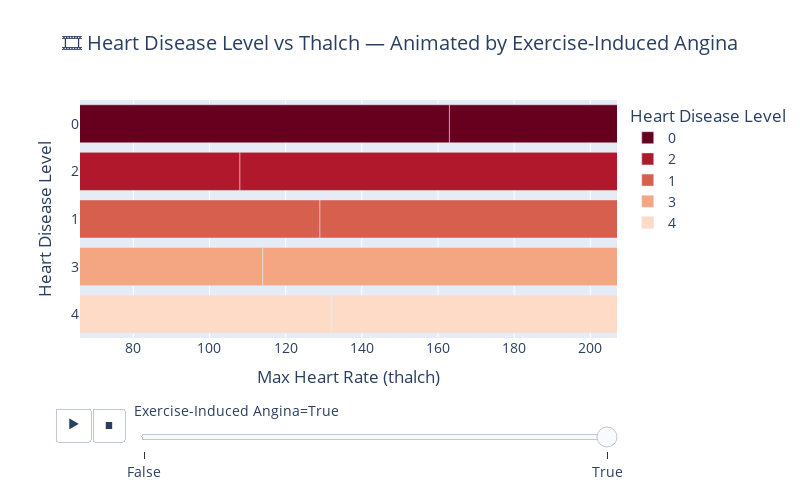

Notebook code cell kept with this figure:
### Markdown cell above
# Heart Disease Analysis by Exercise-Induced Angina Status

## 🏃 Exercise Capacity (Thalch) Trends

### 1. No Exercise-Induced Angina (False)
| Disease Level | Max Heart Rate | Key Change |
|--------------|---------------|------------|
| Level 0      | 151.6 bpm 🟢   | Baseline   |
| Level 1      | 144.5 bpm     | -7.1 bpm   |
| Level 2      | 129.2 bpm 🔴   | **-15.3 bpm** (Biggest drop) |
| Level 4      | 129.4 bpm     | Stabilizes |

**Insight**: Healthy individuals start strong but lose **10.6% capacity** at moderate disease

### 2. With Exercise-Induced Angina (True)
| Disease Level | Max Heart Rate | Key Change |
|--------------|---------------|------------|
| Level 0      | 136.7 bpm 🟠   | Already **9.8% lower** than non-angina group |
| Level 1      | 124.9 bpm     | -11.8 bpm  |
| Level 4      | 120.4 bpm 🔴   | Lowest point |

**Insight**: Angina patients start with limitation (-14.9 bpm) and decline steadily

## 🔍 Comparative Findings

1. **Baseline Difference**  
   - Angina patients: **136.7 bpm**  
   - Non-angina: **151.6 bpm**  
   → **14.9 bpm gap** exists even at healthy stage

2. **Disease Impact**  
   - Non-angina: Sharp **15.3 bpm drop** at Level 2  
   - Angina: Steady decline, worst at Level 4 (120.4 bpm)

3. **Severe Disease Convergence**  
   - Level 4 difference shrinks to **9.0 bpm**  
   → All patients become severely limited

## 📉 Key Takeaways

- 🚩 **Angina = Early Warning Sign**: 10% lower capacity even without diagnosed disease  
- ⚠️ **Biggest Drops**:  
  - Non-angina: Level 1→2 (-15 bpm)  
  - Angina: Level 0→1 (-12 bpm)  
- 🏥 **Clinical Implication**: Angina patients need early intervention to preserve exercise capacity

### Code cell
import plotly.express as px
import pandas as pd

# 🧹 Ensure correct data types
df["num"] = df["num"].astype(str)  # Convert to string for categorical axis
df["exang"] = df["exang"].astype(str)

# 📊 Create animated bar plot
fig = px.bar(
    df,
    x="thalch",
    y="num",
    color="num",
    orientation="h",
    animation_frame="exang",
    labels={
        "thalch": "Max Heart Rate (thalch)",
        "num": "Heart Disease Level",
        "exang": "Exercise-Induced Angina"
    },
    title="🎞️ Heart Disease Level vs Thalch — Animated by Exercise-Induced Angina",
    height=500,
    width=800,
    color_discrete_sequence=px.colors.sequential.RdBu
)

# 🎨 Style updates
fig.update_layout(
    font=dict(size=14),
    yaxis=dict(title="Heart Disease Level"),
    xaxis=dict(title="Max Heart Rate (thalch)", range=[df["thalch"].min() - 5, df["thalch"].max() + 5]),
    title_x=0.5
)

# 🐢 Slower animation speed
fig.layout.updatemenus[0].buttons[0].args[1]['frame']['duration'] = 1200
fig.layout.updatemenus[0].buttons[0].args[1]['transition']['duration'] = 600

fig.show()

### Figure 1 — Plotly figure (JSON) as saved in the notebook; plotly's stock layout.template omitted (floating-point values rounded to 4 significant figures)
{"data": [{"alignmentgroup": "True", "hovertemplate": "Heart Disease Level=%{y}<br>Exercise-Induced Angina=True<br>Max Heart Rate (thalch)=%{x}<extra></extra>", "legendgroup": "0", "marker": {"color": "rgb(103,0,31)", "pattern": {"shape": ""}}, "name": "0", "offsetgroup": "0", "orientation": "h", "showlegend": true, "textposition": "auto", "type": "bar", "visible": true, "x": [163, 144, 179, 137, 178, 125, 160, 148, 143, 154, 186, 164, 154, 168, 159, 111, 152, 152, 172, 121, 126, 105, 160, 152, 165, 140, 125, 130, 110, 140, 160, 140, 142, 112, 110, 128, 120, 120, 115, 99, 123.2, 130.0, 126.3, 80, 127.4, 141.8, 130.7, 120, 130.6, 112, 134.3, 133.6, 154, 128, 121.0, 133.6, 96, 151, 120.9], "xaxis": "x", "y": ["0", "0", "0", "0", "0", "0", "0", "0", "0", "0", "0", "0", "0", "0", "0", "0", "0", "0", "0", "0", "0", "0", "0", "0", "0", "0", "0", "0", "0", "0", "0", "0", "0", "0", "0", "0", "0", "0", "0", "0", "0", "0", "0", "0", "0", "0", "0", "0", "0", "0", "0", "0", "0", "0", "0", "0", "0", "0", "0"], "yaxis": "y"}, {"alignmentgroup": "True", "hovertemplate": "Heart Disease Level=%{y}<br>Exercise-Induced Angina=True<br>Max Heart Rate (thalch)=%{x}<extra></extra>", "legendgroup": "2", "marker": {"color": "rgb(178,24,43)", "pattern": {"shape": ""}}, "name": "2", "offsetgroup": "2", "orientation": "h", "showlegend": true, "textposition": "auto", "type": "bar", "x": [108, 142, 160, 142, 142, 140, 142, 162, 140, 136, 120, 132, 103, 125, 156, 120, 143, 146, 144, 144, 112, 140, 128.1, 97, 144, 110, 148, 130, 138, 140, 129, 118, 123.8, 119, 121.5, 135, 120.7, 84, 117.7, 118, 112], "xaxis": "x", "y": ["2", "2", "2", "2", "2", "2", "2", "2", "2", "2", "2", "2", "2", "2", "2", "2", "2", "2", "2", "2", "2", "2", "2", "2", "2", "2", "2", "2", "2", "2", "2", "2", "2", "2", "2", "2", "2", "2", "2", "2", "2"], "yaxis": "y"}, {"alignmentgroup": "True", "hovertemplate": "Heart Disease Level=%{y}<br>Exercise-Induced Angina=True<br>Max Heart Rate (thalch)=%{x}<extra></extra>", "legendgroup": "1", "marker": {"color": "rgb(214,96,77)", "pattern": {"shape": ""}}, "name": "1", "offsetgroup": "1", "orientation": "h", "showlegend": true, "textposition": "auto", "type": "bar", "x": [129, 155, 112, 144, 109, 131, 99, 141, 161, 146, 144, 130, 131, 173, 156, 88, 105, 143, 154, 169, 118, 138, 136, 123, 153, 150, 130, 134, 138, 130, 150, 125, 145, 98, 103, 140, 150, 120, 130, 145, 130, 87, 150, 130, 115, 150, 102, 92, 99, 121, 126, 116, 150, 91, 118, 128, 125, 92, 140, 120, 150, 100, 108, 120, 140, 96, 110, 82, 143, 96, 124, 99, 119, 112, 94, 118, 135, 98, 158, 96, 125, 134, 94, 100, 150, 115, 149, 125, 140, 116.5, 117, 148, 121.9, 140, 112, 139.4, 150, 121, 120, 117, 122.4, 120.0, 112, 124.0, 105, 116.8, 105, 110, 119.9, 118.8, 122, 140, 127, 122.4, 138, 93], "xaxis": "x", "y": ["1", "1", "1", "1", "1", "1", "1", "1", "1", "1", "1", "1", "1", "1", "1", "1", "1", "1", "1", "1", "1", "1", "1", "1", "1", "1", "1", "1", "1", "1", "1", "1", "1", "1", "1", "1", "1", "1", "1", "1", "1", "1", "1", "1", "1", "1", "1", "1", "1", "1", "1", "1", "1", "1", "1", "1", "1", "1", "1", "1", "1", "1", "1", "1", "1", "1", "1", "1", "1", "1", "1", "1", "1", "1", "1", "1", "1", "1", "1", "1", "1", "1", "1", "1", "1", "1", "1", "1", "1", "1", "1", "1", "1", "1", "1", "1", "1", "1", "1", "1", "1", "1", "1", "1", "1", "1", "1", "1", "1", "1", "1", "1", "1", "1", "1", "1"], "yaxis": "y"}, {"alignmentgroup": "True", "hovertemplate": "Heart Disease Level=%{y}<br>Exercise-Induced Angina=True<br>Max Heart Rate (thalch)=%{x}<extra></extra>", "legendgroup": "3", "marker": {"color": "rgb(244,165,130)", "pattern": {"shape": ""}}, "name": "3", "offsetgroup": "3", "orientation": "h", "showlegend": true, "textposition": "auto", "type": "bar", "x": [114, 120, 132, 111, 132, 150, 126, 96, 112, 122, 125, 147, 130, 126, 95, 108, 116, 130, 115, 105, 138.4, 110, 105, 122.2, 140, 102, 133.2, 140, 112, 88, 120, 135, 123.4, 137.2, 118.2, 135, 130, 160, 115.5, 115, 121.2, 119, 118.9, 159, 122, 113, 98, 128], "xaxis": "x", "y": ["3", "3", "3", "3", "3", "3", "3", "3", "3", "3", "3", "3", "3", "3", "3", "3", "3", "3", "3", "3", "3", "3", "3", "3", "3", "3", "3", "3", "3", "3", "3", "3", "3", "3", "3", "3", "3", "3", "3", "3", "3", "3", "3", "3", "3", "3", "3", "3"], "yaxis": "y"}, {"alignmentgroup": "True", "hovertemplate": "Heart Disease Level=%{y}<br>Exercise-Induced Angina=True<br>Max Heart Rate (thalch)=%{x}<extra></extra>", "legendgroup": "4", "marker": {"color": "rgb(253,219,199)", "pattern": {"shape": ""}}, "name": "4", "offsetgroup": "4", "orientation": "h", "showlegend": true, "textposition": "auto", "type": "bar", "x": [132, 125, 145, 162, 182, 125, 84, 116.3, 140, 102, 120, 108], "xaxis": "x", "y": ["4", "4", "4", "4", "4", "4", "4", "4", "4", "4", "4", "4"], "yaxis": "y"}], "layout": {"barmode": "relative", "font": {"size": 14}, "height": 500, "legend": {"title": {"text": "Heart Disease Level"}, "tracegroupgap": 0}, "sliders": [{"active": 1, "currentvalue": {"prefix": "Exercise-Induced Angina="}, "len": 0.9, "pad": {"b": 10, "t": 60}, "steps": [{"args": [["False"], {"frame": {"duration": 0, "redraw": true}, "fromcurrent": true, "mode": "immediate", "transition": {"duration": 0, "easing": "linear"}}], "label": "False", "method": "animate"}, {"args": [["True"], {"frame": {"duration": 0, "redraw": true}, "fromcurrent": true, "mode": "immediate", "transition": {"duration": 0, "easing": "linear"}}], "label": "True", "method": "animate"}], "x": 0.1, "xanchor": "left", "y": 0, "yanchor": "top"}], "title": {"text": "🎞️ Heart Disease Level vs Thalch — Animated by Exercise-Induced Angina", "x": 0.5}, "updatemenus": [{"active": 0, "buttons": [{"args": [null, {"frame": {"duration": 1200, "redraw": true}, "fromcurrent": true, "mode": "immediate", "transition": {"duration": 600, "easing": "linear"}}], "label": "&#9654;", "method": "animate"}, {"args": [[null], {"frame": {"duration": 0, "redraw": true}, "fromcurrent": true, "mode": "immediate", "transition": {"duration": 0, "easing": "linear"}}], "label": "&#9724;", "method": "animate"}], "direction": "left", "pad": {"r": 10, "t": 70}, "showactive": false, "type": "buttons", "x": 0.1, "xanchor": "right", "y": 0, "yanchor": "top"}], "width": 800, "xaxis": {"anchor": "y", "domain": [0, 1], "range": [66, 207], "title": {"text": "Max Heart Rate (thalch)"}, "type": "linear"}, "yaxis": {"anchor": "x", "autorange": true, "categoryarray": ["4", "3", "1", "2", "0"], "categoryorder": "array", "domain": [0, 1], "range": [-0.5, 4.5], "title": {"text": "Heart Disease Level"}, "type": "category"}}}
